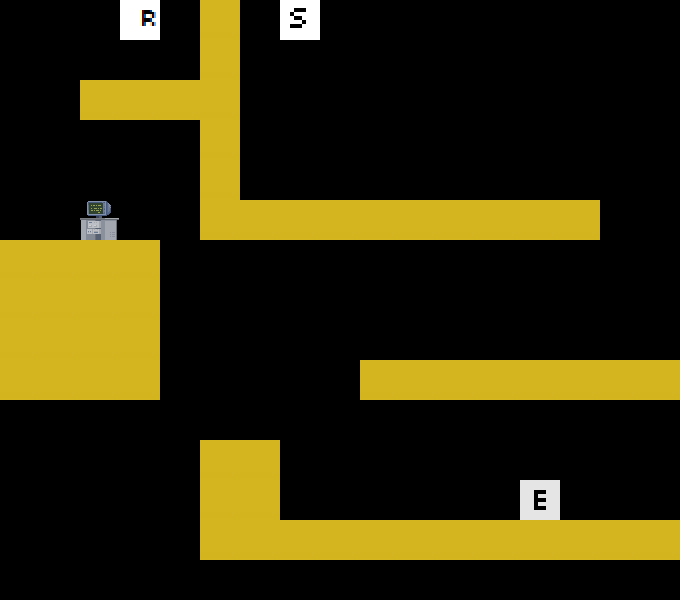

The image is a tile-based game level rendered from a .tmx file. Its description and source (layers, tilesets, objects; grid data summarised) follow:
An orthogonal 17x15 tile map with 40x40 px tiles, 2 tile layers (art, data).

<map version="1.0" orientation="orthogonal" width="17" height="15" tilewidth="40" tileheight="40">
 <tileset firstgid="1" name="tileset" tilewidth="40" tileheight="40">
  <image source="../tileset.png" width="200" height="200" />
 </tileset>
 <layer name="art" width="17" height="15" opacity="0.9">
  <data>[255 cells, 60 non-empty, 3 distinct tile ids]</data>
 </layer>
 <layer name="data" width="17" height="15">
  <data>[255 cells, 2 non-empty, 2 distinct tile ids]</data>
 </layer>
</map>
